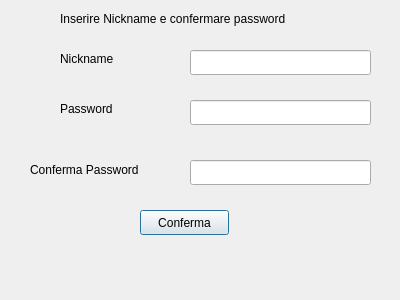
<?xml version="1.0" encoding="UTF-8"?>
<ui version="4.0">
 <class>del</class>
 <widget class="QDialog" name="del">
  <property name="geometry">
   <rect>
    <x>0</x>
    <y>0</y>
    <width>400</width>
    <height>300</height>
   </rect>
  </property>
  <property name="windowTitle">
   <string>Dialog</string>
  </property>
  <widget class="QLineEdit" name="nickname">
   <property name="geometry">
    <rect>
     <x>190</x>
     <y>50</y>
     <width>181</width>
     <height>25</height>
    </rect>
   </property>
  </widget>
  <widget class="QLineEdit" name="password">
   <property name="geometry">
    <rect>
     <x>190</x>
     <y>100</y>
     <width>181</width>
     <height>25</height>
    </rect>
   </property>
   <property name="echoMode">
    <enum>QLineEdit::Password</enum>
   </property>
  </widget>
  <widget class="QLineEdit" name="conf_password">
   <property name="geometry">
    <rect>
     <x>190</x>
     <y>160</y>
     <width>181</width>
     <height>25</height>
    </rect>
   </property>
   <property name="echoMode">
    <enum>QLineEdit::Password</enum>
   </property>
  </widget>
  <widget class="QLabel" name="label">
   <property name="geometry">
    <rect>
     <x>60</x>
     <y>50</y>
     <width>71</width>
     <height>17</height>
    </rect>
   </property>
   <property name="text">
    <string>Nickname</string>
   </property>
  </widget>
  <widget class="QLabel" name="label_2">
   <property name="geometry">
    <rect>
     <x>60</x>
     <y>100</y>
     <width>81</width>
     <height>17</height>
    </rect>
   </property>
   <property name="text">
    <string>Password</string>
   </property>
  </widget>
  <widget class="QLabel" name="label_3">
   <property name="geometry">
    <rect>
     <x>30</x>
     <y>160</y>
     <width>141</width>
     <height>20</height>
    </rect>
   </property>
   <property name="text">
    <string>Conferma Password</string>
   </property>
  </widget>
  <widget class="QLabel" name="label_4">
   <property name="geometry">
    <rect>
     <x>60</x>
     <y>10</y>
     <width>291</width>
     <height>17</height>
    </rect>
   </property>
   <property name="text">
    <string>Inserire Nickname e confermare password</string>
   </property>
  </widget>
  <widget class="QPushButton" name="confirm">
   <property name="geometry">
    <rect>
     <x>140</x>
     <y>210</y>
     <width>89</width>
     <height>25</height>
    </rect>
   </property>
   <property name="text">
    <string>Conferma</string>
   </property>
  </widget>
 </widget>
 <resources/>
 <connections/>
</ui>
